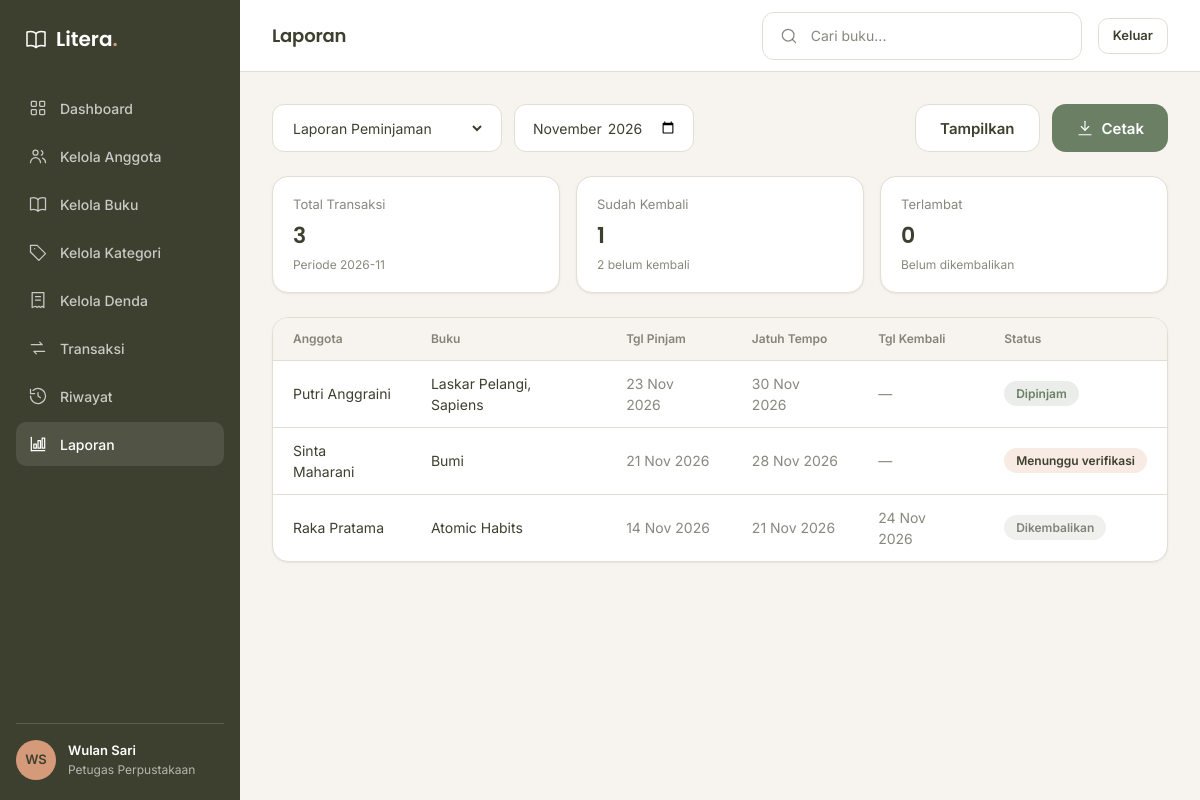
/admin/laporan (signed in), run on the app's committed database.
### tables this page shows
CREATE TABLE peminjaman (
    id              INT AUTO_INCREMENT PRIMARY KEY,
    user_id         INT NOT NULL,
    petugas_id      INT NULL,
    tgl_pinjam      DATE NOT NULL,
    tgl_jatuh_tempo DATE NOT NULL,
    tgl_kembali     DATE NULL,
    status          ENUM('dipinjam', 'menunggu_verifikasi', 'dikembalikan') NOT NULL DEFAULT 'dipinjam',
    created_at      TIMESTAMP NOT NULL DEFAULT CURRENT_TIMESTAMP,
    CONSTRAINT fk_peminjaman_user FOREIGN KEY (user_id) REFERENCES users (id) ON DELETE RESTRICT,
    CONSTRAINT fk_peminjaman_petugas FOREIGN KEY (petugas_id) REFERENCES users (id) ON DELETE RESTRICT,
    INDEX idx_peminjaman_user (user_id),
    INDEX idx_peminjaman_status (status)
);

CREATE TABLE users (
    id            INT AUTO_INCREMENT PRIMARY KEY,
    nama          VARCHAR(100) NOT NULL,
    username      VARCHAR(30)  NOT NULL UNIQUE,
    email         VARCHAR(100) NOT NULL,
    password_hash VARCHAR(255) NOT NULL,
    role          ENUM('anggota', 'petugas') NOT NULL DEFAULT 'anggota',
    no_telp       VARCHAR(20)  NULL,
    alamat        VARCHAR(255) NULL,
    status        ENUM('aktif', 'nonaktif') NOT NULL DEFAULT 'aktif',
    created_at    TIMESTAMP NOT NULL DEFAULT CURRENT_TIMESTAMP
);

### app/core/Controller.php (called while the page is built, shortened)
<?php
abstract class Controller
{
    protected function view(string $view, array $data = [], string $layout = 'member'): void
    {
        extract($data, EXTR_SKIP);
        require dirname(__DIR__) . '/views/layouts/' . $layout . '.php';
    }
}

### app/controllers/LaporanController.php (called while the page is built, shortened)
<?php
final class LaporanController extends Controller
{
    public function buatLaporan(): void
    {
        $jenis = (string) ($_GET['jenis'] ?? 'peminjaman');
        $periode = (string) ($_GET['periode'] ?? date('Y-m'));
        $data = [];
        $ringkasan = [];
        if ($jenis === 'peminjaman' || $jenis === 'pengembalian') {
            $data = Peminjaman::periode($periode, $jenis === 'pengembalian');
            $dikembalikan = count(array_filter($data, static fn ($p) => $p['status'] === 'dikembalikan'));
            $terlambat = count(array_filter($data, static fn ($p) => $p['status'] === 'dipinjam' && $p['tgl_jatuh_tempo'] < date('Y-m-d')));
            $ringkasan = [
                ['label' => 'Total Transaksi', 'nilai' => (string) count($data), 'sub' => 'Periode ' . $periode],
                ['label' => 'Sudah Kembali', 'nilai' => (string) $dikembalikan, 'sub' => (count($data) - $dikembalikan) . ' belum kembali'],
                ['label' => 'Terlambat', 'nilai' => (string) $terlambat, 'sub' => 'Belum dikembalikan'],
            ];
        }
        $this->view('admin/laporan', [
            'judul' => 'Laporan',
            'jenis' => $jenis,
            'periode' => $periode,
            'baris' => $data,
            'ringkasan' => $ringkasan,
        ], 'admin');
    }
}

### public/index.php (called while the page is built, shortened)
<?php
$method = $_SERVER['REQUEST_METHOD'] ?? 'GET';
$path = (string) ($_GET['r'] ?? parse_url($_SERVER['REQUEST_URI'] ?? '/', PHP_URL_PATH) ?? '/');
$path = rawurldecode($path);
$path = '/' . trim($path, '/');
$router = new Router();
$router->get('/', [HomeController::class, 'index']);
$router->get('/login', [AuthController::class, 'form']);
$router->post('/login', [AuthController::class, 'login']);
$router->post('/logout', [AuthController::class, 'logout']);
$router->get('/beranda', [BerandaController::class, 'index'], 'anggota');
$router->get('/buku', [BukuController::class, 'index'], 'anggota');
$router->get('/buku/{id}', [BukuController::class, 'detail'], 'anggota');
$router->get('/pinjam', [PeminjamanController::class, 'form'], 'anggota');
$router->post('/pinjam', [PeminjamanController::class, 'store'], 'anggota');
$router->get('/pinjam/bukti/{id}', [PeminjamanController::class, 'bukti'], 'anggota');
$router->get('/kembali', [PengembalianController::class, 'index'], 'anggota');
$router->post('/kembali', [PengembalianController::class, 'ajukan'], 'anggota');
$router->get('/riwayat', [RiwayatController::class, 'anggota'], 'anggota');
$router->get('/denda', [DendaController::class, 'saya'], 'anggota');
$router->get('/profil', [ProfilController::class, 'index'], 'anggota');
$router->get('/admin', [DashboardController::class, 'index'], 'petugas');
$router->get('/admin/anggota', [AnggotaController::class, 'index'], 'petugas');
$router->get('/admin/anggota/tambah', [AnggotaController::class, 'create'], 'petugas');
$router->post('/admin/anggota', [AnggotaController::class, 'store'], 'petugas');
$router->get('/admin/anggota/{id}/edit', [AnggotaController::class, 'edit'], 'petugas');
$router->post('/admin/anggota/{id}', [AnggotaController::class, 'update'], 'petugas');
$router->post('/admin/anggota/{id}/hapus', [AnggotaController::class, 'destroy'], 'petugas');
$router->get('/admin/buku', [BukuController::class, 'adminIndex'], 'petugas');
$router->get('/admin/buku/tambah', [BukuController::class, 'create'], 'petugas');
$router->post('/admin/buku', [BukuController::class, 'store'], 'petugas');
$router->get('/admin/buku/{id}/edit', [BukuController::class, 'edit'], 'petugas');
$router->post('/admin/buku/{id}', [BukuController::class, 'update'], 'petugas');
$router->post('/admin/buku/{id}/hapus', [BukuController::class, 'destroy'], 'petugas');
$router->get('/admin/kategori', [KategoriController::class, 'index'], 'petugas');
$router->get('/admin/kategori/tambah', [KategoriController::class, 'create'], 'petugas');
$router->post('/admin/kategori', [KategoriController::class, 'store'], 'petugas');
$router->get('/admin/kategori/{id}/edit', [KategoriController::class, 'edit'], 'petugas');
$router->post('/admin/kategori/{id}', [KategoriController::class, 'update'], 'petugas');
$router->post('/admin/kategori/{id}/hapus', [KategoriController::class, 'destroy'], 'petugas');
$router->get('/admin/denda', [DendaController::class, 'index'], 'petugas');
$router->get('/admin/denda/tambah', [DendaController::class, 'create'], 'petugas');
$router->post('/admin/denda', [DendaController::class, 'store'], 'petugas');
$router->get('/admin/denda/{id}/edit', [DendaController::class, 'edit'], 'petugas');
$router->post('/admin/denda/{id}', [DendaController::class, 'update'], 'petugas');
$router->post('/admin/denda/{id}/hapus', [DendaController::class, 'destroy'], 'petugas');
$router->post('/admin/denda/{id}/lunas', [DendaController::class, 'lunas'], 'petugas');
$router->get('/admin/transaksi', [PeminjamanController::class, 'adminIndex'], 'petugas');
$router->get('/admin/transaksi/tambah', [PeminjamanController::class, 'adminCreate'], 'petugas');
$router->post('/admin/transaksi', [PeminjamanController::class, 'adminStore'], 'petugas');
$router->get('/admin/transaksi/{id}', [PeminjamanController::class, 'adminShow'], 'petugas');
$router->post('/admin/transaksi/{id}/kembali', [PengembalianController::class, 'proses'], 'petugas');
$router->get('/admin/riwayat', [RiwayatController::class, 'admin'], 'petugas');
$router->get('/admin/laporan', [LaporanController::class, 'buatLaporan'], 'petugas');
$router->dispatch($method, $path);

### app/core/Database.php (called while the page is built, shortened)
<?php
final class Database
{
    private static ?PDO $pdo = null;
    public static function pdo(): PDO
    {
        if (self::$pdo === null) {
            $dsn = sprintf('mysql:host=%s;dbname=%s;charset=utf8mb4', DB_HOST, DB_NAME);
            self::$pdo = new PDO($dsn, DB_USER, DB_PASS, [
                PDO::ATTR_ERRMODE => PDO::ERRMODE_EXCEPTION,
                PDO::ATTR_DEFAULT_FETCH_MODE => PDO::FETCH_ASSOC,
                PDO::ATTR_EMULATE_PREPARES => false,
            ]);
        }
        return self::$pdo;
    }
}

### app/models/Peminjaman.php (called while the page is built, shortened)
<?php
final class Peminjaman
{
    public static function periode(string $periode, bool $pengembalian = false): array
    {
        if ($pengembalian) {
            $stmt = Database::pdo()->prepare(self::SELECT_LIST . ' WHERE p.status = \'dikembalikan\' AND DATE_FORMAT(p.tgl_kembali, "%Y-%m") = ? ORDER BY p.tgl_kembali DESC');
        } else {
            $stmt = Database::pdo()->prepare(self::SELECT_LIST . ' WHERE DATE_FORMAT(p.tgl_pinjam, "%Y-%m") = ? ORDER BY p.tgl_pinjam DESC');
        }
        $stmt->execute([$periode]);
        return $stmt->fetchAll();
    }
}

### app/views/admin/laporan.php (the view, shortened to what this page needs)
<?php
$namaJenis = [
    'peminjaman' => 'Laporan Peminjaman',
    'pengembalian' => 'Laporan Pengembalian',
    'denda' => 'Laporan Denda',
    'stok' => 'Laporan Stok Buku',
];
?>
<form class="filter-bar no-print" method="get" action="<?= e(url('/admin/laporan')) ?>">
    <div class="input" style="width:230px">
        <select name="jenis" aria-label="Jenis laporan">
            <?php foreach ($namaJenis as $nilai => $teks): ?>
                <option value="<?= $nilai ?>" <?= $jenis === $nilai ? 'selected' : '' ?>><?= e($teks) ?></option>
            <?php endforeach; ?>
        </select>
    </div>
    <?php if ($jenis !== 'stok'): ?>
        <div class="input" style="width:180px">
            <input type="month" name="periode" value="<?= e($periode) ?>" aria-label="Periode">
        </div>
    <?php endif; ?>
    <div class="filter-bar__aksi">
        <button class="btn btn--outline" type="submit">Tampilkan</button>
        <?php if ($baris): ?>
            <button class="btn btn--primary" type="button" onclick="window.print()"><?= ikon('download', 18) ?>Cetak</button>
        <?php endif; ?>
    </div>
</form>
<section class="stats stats--3">
    <?php foreach ($ringkasan as $r): ?>
        <article class="kartu stat">
            <span class="stat__label"><?= e($r['label']) ?></span>
            <strong class="stat__nilai"><?= e($r['nilai']) ?></strong>
            <span class="stat__sub"><?= e($r['sub']) ?></span>
        </article>
    <?php endforeach; ?>
</section>
<?php if (!$baris): ?>
    <div class="kartu kosong">
        <div class="kosong__ikon"><?= ikon('search', 24) ?></div>
        <h3>Data tidak ditemukan</h3>
        <p>Coba pilih periode atau jenis laporan lain.</p>
    </div>
<?php else: ?>
    <div class="table-card">
        <div class="table-scroll">
            <table class="tabel">
                <?php if ($jenis === 'peminjaman' || $jenis === 'pengembalian'): ?>
                    <thead>
                        <tr>
                            <th>Anggota</th>
                            <th>Buku</th>
                            <th>Tgl Pinjam</th>
                            <th>Jatuh Tempo</th>
                            <th>Tgl Kembali</th>
                            <th>Status</th>
                        </tr>
                    </thead>
                    <tbody>
                        <?php foreach ($baris as $r): ?>
                            <?php [$label, $warna] = statusPeminjaman($r); ?>
                            <tr>
                                <td><?= e($r['nama']) ?></td>
                                <td><?= e($r['buku'] ?: '—') ?></td>
                                <td class="redup"><?= e(tanggal($r['tgl_pinjam'])) ?></td>
                                <td class="redup"><?= e(tanggal($r['tgl_jatuh_tempo'])) ?></td>
                                <td class="redup"><?= e(tanggal($r['tgl_kembali'])) ?></td>
                                <td><?= badge($label, $warna) ?></td>
                            </tr>
                        <?php endforeach; ?>
                    </tbody>
                <?php endif; ?>
            </table>
        </div>
    </div>
<?php endif; ?>

### app/core/Router.php (shortened to what this page needs)
<?php
final class Router
{
    private array $routes = [];
    private function add(string $method, string $pattern, array $handler, ?string $role): void
    {
        $this->routes[] = compact('method', 'pattern', 'handler', 'role');
    }
    public function dispatch(string $method, string $path): void
    {
        foreach ($this->routes as $route) {
            if ($route['method'] !== $method) {
                continue;
            }
            $regex = '#^' . str_replace(['/', '{id}'], ['\/', '([0-9]+)'], $route['pattern']) . '$#';
            if (!preg_match($regex, $path, $cocok)) {
                continue;
            }
            [$kelas, $aksi] = $route['handler'];
            $params = array_map('intval', array_slice($cocok, 1));
            (new $kelas())->{$aksi}(...$params);
            return;
        }
        exit('Halaman tidak ditemukan.');
    }
}

### app/core/helpers.php (shortened to what this page needs)
<?php
function e($nilai): string
{
    return htmlspecialchars((string) $nilai, ENT_QUOTES, 'UTF-8');
}
function url(string $path = ''): string
{
    return BASE_URL . '/' . ltrim($path, '/');
}
function tanggal(?string $ymd): string
{
    if (!$ymd) {
        return '—';
    }
    static $bulan = ['Jan', 'Feb', 'Mar', 'Apr', 'Mei', 'Jun', 'Jul', 'Agu', 'Sep', 'Okt', 'Nov', 'Des'];
    $waktu = strtotime($ymd);
    return $waktu ? date('j', $waktu) . ' ' . $bulan[(int) date('n', $waktu) - 1] . ' ' . date('Y', $waktu) : '—';
}
function statusPeminjaman(array $p): array
{
    if (($p['status'] ?? '') === 'dikembalikan') {
        return ['Dikembalikan', 'netral'];
    }
    if (($p['status'] ?? '') === 'menunggu_verifikasi') {
        return ['Menunggu verifikasi', 'peringatan'];
    }
    return ['Dipinjam', 'sukses'];
}
function badge(string $teks, string $jenis = 'netral'): string
{
    return '<span class="badge badge--' . e($jenis) . '">' . e($teks) . '</span>';
}
function ikon(string $nama, int $ukuran = 20): string
{
    $path = $paths[$nama] ?? '';
    return '<svg class="ikon" width="' . $ukuran . '" height="' . $ukuran . '" viewBox="0 0 24 24" fill="none" stroke="currentColor" stroke-width="1.5" stroke-linecap="round" stroke-linejoin="round" aria-hidden="true">' . $path . '</svg>';
}
function logo(string $href = '#', bool $inverse = false): string
{
    $kelas = 'logo' . ($inverse ? ' logo--inverse' : '');
    $ikon = '<svg class="logo__ikon" width="24" height="24" viewBox="0 0 24 24" fill="none" stroke="currentColor" stroke-width="1.5" stroke-linecap="round" stroke-linejoin="round" aria-hidden="true"><path d="M12 6.5C10 4.5 6.5 4 3 5v14c3.5-1 7-.5 9 1.5 2-2 5.5-2.5 9-1.5V5c-3.5-1-7-.5-9 1.5Z"/><path d="M12 6.5v14"/></svg>';
    return '<a class="' . $kelas . '" href="' . e($href) . '">' . $ikon
        . '<span class="logo__teks">Litera<span class="logo__titik">.</span></span></a>';
}

### public/assets/css/tokens.css (style rules this page uses)
:root { --kelp: #3D402F; --willow: #6B7F64; --whiskey: #D59A7A; --tamarillo: #9C0D0F; --bg: #F7F3EE; --card: #FFFFFF; --sunken: rgba(61, 64, 47, 0.04); --border: #E4DDD3; --ink: #3D402F; --ink-2: rgba(61, 64, 47, 0.62); --ink-inv: #FFFFFF; --tint-success: rgba(107, 127, 100, 0.14); --tint-warning: rgba(213, 154, 122, 0.20); --tint-danger: rgba(156, 13, 15, 0.10); --tint-neutral: rgba(61, 64, 47, 0.08); --radius-kecil: 8px; --radius-input: 12px; --radius-tombol: 14px; --radius-kartu: 16px; --radius-pil: 999px; --bayang-halus: 0 1px 2px 0 rgba(61, 64, 47, 0.08); --bayang-angkat: 0 12px 32px 0 rgba(61, 64, 47, 0.10); --jarak-1: 4px; --jarak-2: 8px; --jarak-3: 12px; --jarak-4: 16px; --jarak-5: 24px; --jarak-6: 32px; --font-judul: 'Poppins', system-ui, -apple-system, 'Segoe UI', sans-serif; --font-teks: 'Inter', system-ui, -apple-system, 'Segoe UI', sans-serif; }

### data on the page
peminjaman: user.nama "Putri Anggraini", buku "Laskar Pelangi, Sapiens", tgl_pinjam "23 Nov 2026", tgl_jatuh_tempo "30 Nov 2026", tgl_kembali "—", teks "Dipinjam"
peminjaman: user.nama "Sinta Maharani", buku "Bumi", tgl_pinjam "21 Nov 2026", tgl_jatuh_tempo "28 Nov 2026", tgl_kembali "—", teks "Menunggu verifikasi"
peminjaman: user.nama "Raka Pratama", buku "Atomic Habits", tgl_pinjam "14 Nov 2026", tgl_jatuh_tempo "21 Nov 2026", tgl_kembali "24 Nov 2026", teks "Dikembalikan"

### other printed values
$label "Dashboard"
$label "Kelola Anggota"
$label "Kelola Buku"
$label "Kelola Kategori"
$label "Kelola Denda"
$label "Transaksi"
$label "Riwayat"
$label "Laporan"
$r['label'] "Total Transaksi"
$r['nilai'] "3"
$r['sub'] "Periode 2026-11"
$r['label'] "Sudah Kembali"
$r['nilai'] "1"
$r['sub'] "2 belum kembali"
$r['label'] "Terlambat"
